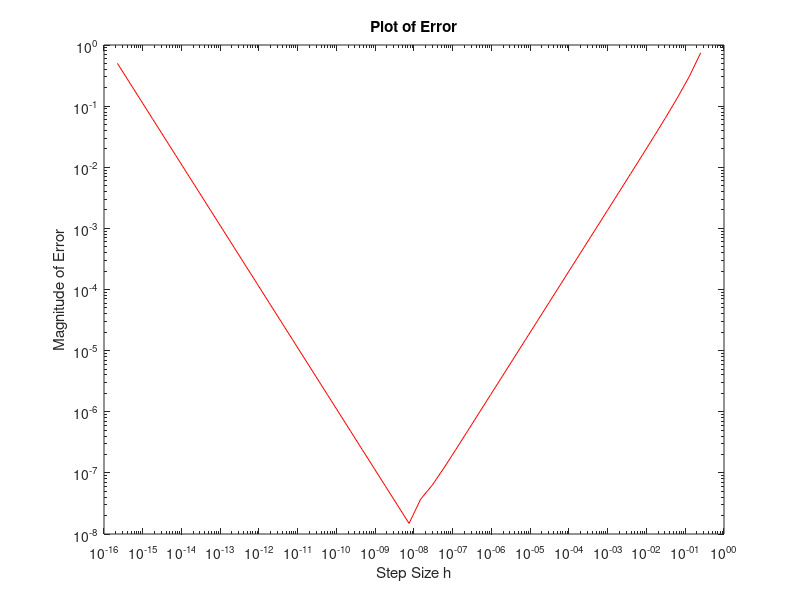

Reproduce this figure in MATLAB.
clc;
clear all;
x = pi/4;
f = @tan;

for i= 2:52
    h(i-1) = 2^(-i);
end

for i=1:length(h)
    fp(i) = (f(x+h(i)) - f(x))/(h(i));
end

%taylors theorem
exact_s = 2;
merror = fp - exact_s;

loglog(h, merror, 'r-');
title('Plot of Error');
xlabel('Step Size h');
ylabel('Magnitude of Error');







    
